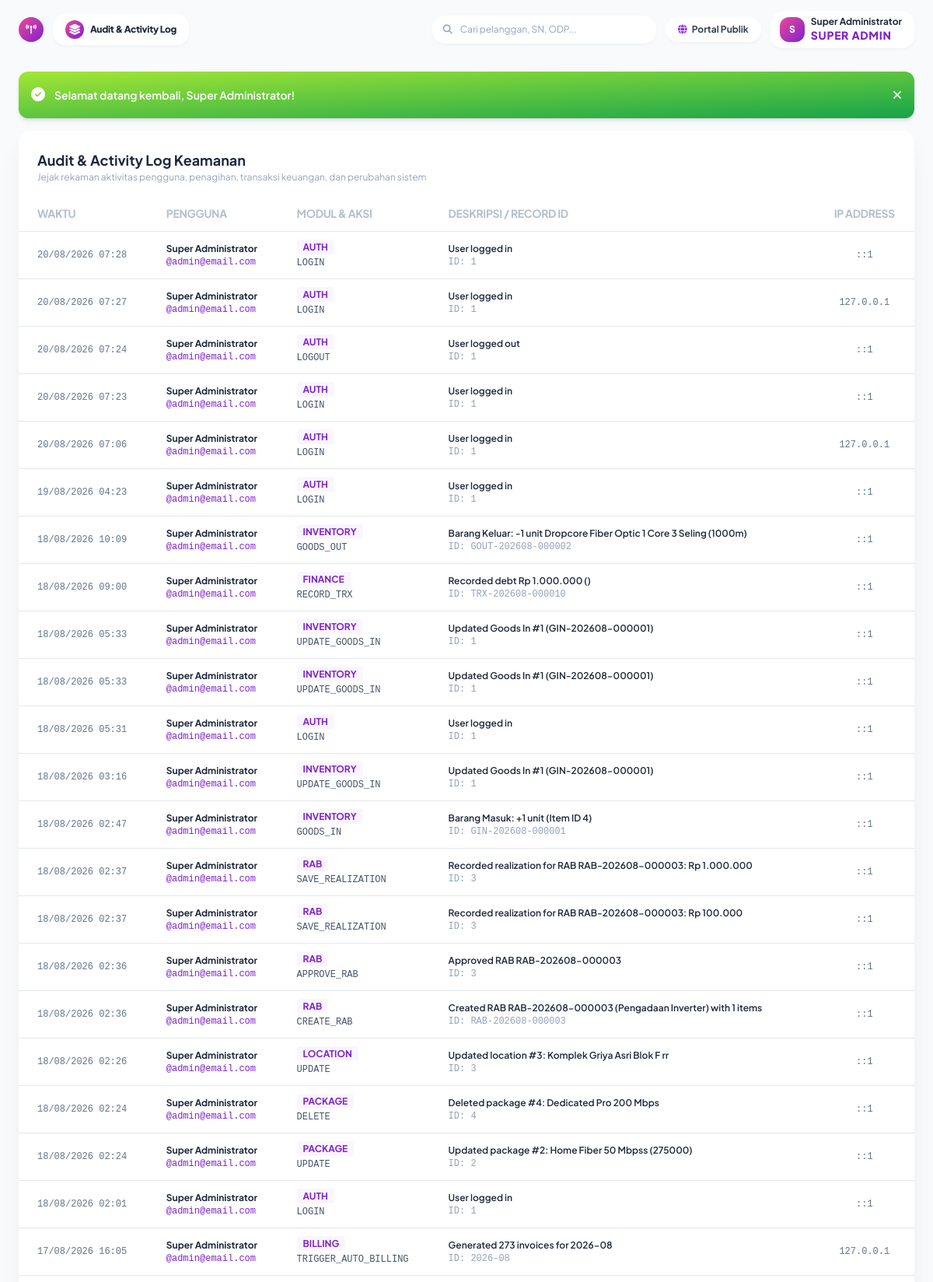
Page /index.php?page=settings_logs (signed in, upper part) on the committed database.
### tables this page shows
CREATE TABLE users (
    id INTEGER PRIMARY KEY AUTOINCREMENT,
    role_id INTEGER NOT NULL,
    name TEXT NOT NULL,
    username TEXT NOT NULL UNIQUE,
    email TEXT NOT NULL UNIQUE,
    phone TEXT,
    password TEXT NOT NULL,
    status TEXT NOT NULL DEFAULT 'active', -- active, inactive, suspended
    avatar TEXT,
    last_login DATETIME,
    created_at DATETIME DEFAULT CURRENT_TIMESTAMP,
    updated_at DATETIME DEFAULT CURRENT_TIMESTAMP, pic_id INTEGER DEFAULT NULL,
    FOREIGN KEY (role_id) REFERENCES roles(id)
);

CREATE TABLE activity_logs (
    id INTEGER PRIMARY KEY AUTOINCREMENT,
    user_id INTEGER,
    module TEXT NOT NULL,
    action TEXT NOT NULL,
    record_id TEXT,
    old_value TEXT,
    new_value TEXT,
    ip_address TEXT,
    user_agent TEXT,
    created_at DATETIME DEFAULT CURRENT_TIMESTAMP,
    FOREIGN KEY (user_id) REFERENCES users(id) ON DELETE SET NULL
);

### app/Controllers/SettingController.php (called while the page is built, shortened)
<?php
require_once __DIR__ . '/../Helpers/Helper.php';
class SettingController {
    public function auditLogs(): void {
        $pdo = getDbConnection();
        $logs = $pdo->query("
            SELECT l.*, u.name as user_name, u.username
            FROM activity_logs l
            LEFT JOIN users u ON l.user_id = u.id
            ORDER BY l.id DESC LIMIT 100
        ")->fetchAll();
        $pageTitle = 'Audit & Activity Log';
        require __DIR__ . '/../Views/settings/audit_logs.php';
        require __DIR__ . '/../Views/layouts/main.php';
    }
}

### app/Helpers/Helper.php (called while the page is built, shortened)
<?php
class Helper {
    public static function baseUrl(): string {
        $protocol = (!empty($_SERVER['HTTPS']) && $_SERVER['HTTPS'] !== 'off' || ($_SERVER['SERVER_PORT'] ?? 80) == 443) ? "https://" : "http://";
        $host = $_SERVER['HTTP_HOST'] ?? 'localhost';
        $scriptName = $_SERVER['SCRIPT_NAME'] ?? '';
        $dir = dirname($scriptName);
        return rtrim($protocol . $host . $dir, '/');
    }
    public static function url(string $page = '', array $params = []): string {
        $base = self::baseUrl();
        $query = [];
        if ($page !== '') {
            $query['page'] = $page;
        }
        $query = array_merge($query, $params);
        $queryString = http_build_query($query);
        return $base . '/index.php' . ($queryString ? '?' . $queryString : '');
    }
    public static function e(?string $value): string {
        return htmlspecialchars($value ?? '', ENT_QUOTES, 'UTF-8');
    }
    public static function formatDate(?string $dateString, string $format = 'd M Y'): string {
        $time = strtotime($dateString);
        $months = [
            1 => 'Januari', 2 => 'Februari', 3 => 'Maret', 4 => 'April',
            5 => 'Mei', 6 => 'Juni', 7 => 'Juli', 8 => 'Agustus',
            9 => 'September', 10 => 'Oktober', 11 => 'November', 12 => 'Desember'
        ];
        $shortMonths = [
            1 => 'Jan', 2 => 'Feb', 3 => 'Mar', 4 => 'Apr',
            5 => 'Mei', 6 => 'Jun', 7 => 'Jul', 8 => 'Agu',
            9 => 'Sep', 10 => 'Okt', 11 => 'Nov', 12 => 'Des'
        ];
        $d = date('j', $time);
        $m = (int)date('n', $time);
        $y = date('Y', $time);
        if ($format === 'd F Y') {
            return "$d {$months[$m]} $y";
        } elseif ($format === 'd M Y') {
            return "$d {$shortMonths[$m]} $y";
        } elseif ($format === 'd/m/Y H:i') {
            return date('d/m/Y H:i', $time);
        }
        return date($format, $time);
    }
}

### app/Services/AuthService.php (called while the page is built, shortened)
<?php
class AuthService {
    public static function user(): ?array {
        if (!empty($_SESSION['user'])) {
            return $_SESSION['user'];
        }
        return self::tryAutoLoginWithToken();
    }
}

### app/Views/settings/audit_logs.php (the view, shortened to what this page needs)
<div class="flex flex-wrap -mx-3">
  <div class="w-full max-w-full px-3">
    <div class="relative flex flex-col min-w-0 break-words bg-white shadow-soft-xl rounded-2xl bg-clip-border">
      <div class="p-6 pb-0 mb-0 bg-white border-b-0 rounded-t-2xl">
        <h5 class="font-bold text-slate-800 text-lg">Audit & Activity Log Keamanan</h5>
        <p class="text-xs text-slate-400">Jejak rekaman aktivitas pengguna, penagihan, transaksi keuangan, dan perubahan sistem</p>
      </div>
      <div class="flex-auto px-0 pt-4 pb-2">
        <div class="p-0 overflow-x-auto">
          <table class="items-center w-full mb-0 align-top border-gray-200 text-slate-500">
            <thead class="align-bottom">
              <tr>
                <th class="px-6 py-3 font-bold text-left uppercase align-middle bg-transparent border-b border-gray-200 text-2xs tracking-tight text-slate-400 opacity-70">Waktu</th>
                <th class="px-6 py-3 font-bold text-left uppercase align-middle bg-transparent border-b border-gray-200 text-2xs tracking-tight text-slate-400 opacity-70">Pengguna</th>
                <th class="px-6 py-3 font-bold text-left uppercase align-middle bg-transparent border-b border-gray-200 text-2xs tracking-tight text-slate-400 opacity-70">Modul & Aksi</th>
                <th class="px-6 py-3 font-bold text-left uppercase align-middle bg-transparent border-b border-gray-200 text-2xs tracking-tight text-slate-400 opacity-70">Deskripsi / Record ID</th>
                <th class="px-6 py-3 font-bold text-center uppercase align-middle bg-transparent border-b border-gray-200 text-2xs tracking-tight text-slate-400 opacity-70">IP Address</th>
              </tr>
            </thead>
            <tbody>
              <?php foreach ($logs as $l): ?>
              <tr>
                <td class="p-3 px-6 align-middle bg-transparent border-b whitespace-nowrap text-xs font-mono">
                  <?php echo Helper::formatDate($l['created_at'], 'd/m/Y H:i'); ?>
                </td>
                <td class="p-3 px-6 align-middle bg-transparent border-b whitespace-nowrap text-xs">
                  <span class="font-bold text-slate-800 block"><?php echo Helper::e($l['user_name'] ?? 'System'); ?></span>
                  <?php if (!empty($l['username'])): ?>
                    <span class="text-2xs text-purple-700 font-mono">@<?php echo Helper::e($l['username']); ?></span>
                  <?php endif; ?>
                </td>
                <td class="p-3 px-6 align-middle bg-transparent border-b whitespace-nowrap text-xs">
                  <span class="px-2 py-0.5 rounded bg-purple-50 text-purple-700 font-bold text-2xs uppercase"><?php echo Helper::e($l['module']); ?></span>
                  <span class="text-2xs text-slate-600 font-mono block mt-1"><?php echo Helper::e($l['action']); ?></span>
                </td>
                <td class="p-3 px-6 align-middle bg-transparent border-b whitespace-nowrap text-xs">
                  <span class="font-semibold text-slate-800 block"><?php echo Helper::e($l['new_value'] ?? $l['action']); ?></span>
                  <?php if (!empty($l['record_id'])): ?>
                    <span class="text-2xs text-slate-400 font-mono">ID: <?php echo Helper::e($l['record_id']); ?></span>
                  <?php endif; ?>
                </td>
                <td class="p-3 px-6 text-center align-middle bg-transparent border-b whitespace-nowrap text-xs font-mono">
                  <?php echo Helper::e($l['ip_address']); ?>
                </td>
              </tr>
              <?php endforeach; ?>
            </tbody>
          </table>
        </div>
      </div>
    </div>
  </div>
</div>

### app/Views/partials/navbar.php (shortened to what this page needs)
<?php
$user = AuthService::user();
$pageTitle = $pageTitle ?? 'Dashboard Utama';
?>
<nav class="sticky top-0 z-30 w-full px-4 sm:px-6 py-2.5 sm:py-3.5 mx-auto max-w-[1600px] flex items-center justify-between">
  <div class="flex items-center gap-2 sm:gap-3">
    <a href="<?php echo Helper::url('dashboard'); ?>" class="xl:hidden flex items-center justify-center w-8 h-8 rounded-2xl bg-gradient-to-tl from-purple-700 to-pink-500 text-white shadow-soft-xs text-xs">
      <i class="fa-solid fa-tower-broadcast"></i>
    </a>
    <div class="flex items-center gap-2 px-3.5 sm:px-4 py-1.5 sm:py-2 bg-white/90 backdrop-blur-md rounded-2xl shadow-soft-xs">
      <div class="w-5 h-5 sm:w-6 sm:h-6 rounded-xl bg-gradient-to-tl from-purple-700 to-pink-500 text-white flex items-center justify-center text-3xs shadow-soft-xs shrink-0">
        <i class="fa-solid fa-layer-group"></i>
      </div>
      <span class="text-2xs sm:text-xs font-black text-slate-800 tracking-tight leading-none truncate max-w-[150px] sm:max-w-none"><?php echo Helper::e($pageTitle); ?></span>
    </div>
  </div>
  <div class="flex items-center gap-2 sm:gap-3">
    <div class="relative hidden md:block w-72">
      <span class="absolute inset-y-0 left-0 flex items-center pl-3.5 pointer-events-none text-slate-400">
      </span>
      <input type="text" placeholder="Cari pelanggan, SN, ODP..." class="w-full text-xs pl-9 pr-3.5 py-2.5 rounded-2xl bg-white focus:outline-none focus:ring-2 focus:ring-purple-500/20 shadow-soft-xs placeholder:text-slate-400">
    </div>
    <a href="<?php echo Helper::url('landing'); ?>" target="_blank" class="px-3 sm:px-4 py-1.5 sm:py-2 text-2xs sm:text-xs font-bold text-slate-700 bg-white hover:bg-slate-50 rounded-2xl shadow-soft-xs transition-colors flex items-center gap-1.5">
      <i class="fa-solid fa-globe text-purple-600"></i>
      <span class="hidden sm:inline">Portal Publik</span>
    </a>
    <div class="flex items-center gap-2 px-2.5 sm:px-3 py-1 sm:py-1.5 bg-white/90 backdrop-blur-md rounded-2xl shadow-soft-xs">
      <div class="w-7 h-7 sm:w-8 sm:h-8 rounded-xl bg-gradient-to-tl from-purple-700 to-pink-500 text-white flex items-center justify-center font-black text-2xs sm:text-xs shadow-soft-sm shrink-0">
        <?php echo strtoupper(substr($user['name'] ?? 'A', 0, 1)); ?>
      </div>
      <div class="hidden sm:block text-left pr-1">
        <span class="text-xs font-bold text-slate-800 block leading-tight"><?php echo Helper::e($user['name'] ?? 'Admin'); ?></span>
        <span class="text-3xs text-purple-700 font-extrabold block uppercase tracking-wider"><?php echo Helper::e($user['role_display'] ?? $user['role_name'] ?? 'Super Admin'); ?></span>
      </div>
    </div>
  </div>
</nav>

### app/Views/layouts/main.php (style rules this page uses)
body { font-family: 'Plus Jakarta Sans', sans-serif; background-color: #f8fafc; -webkit-tap-highlight-color: transparent; }

### rows in the picture
users: name "S", name "Super Administrator"
activity_logs: created_at "20/08/2026 07:28", user.name "Super Administrator", user.username "admin@email.com", module "AUTH", action "LOGIN", new_value "User logged in", record "1", ip_address "::1"
activity_logs: created_at "20/08/2026 07:27", user.name "Super Administrator", user.username "admin@email.com", module "AUTH", action "LOGIN", new_value "User logged in", record "1", ip_address "127.0.0.1"
activity_logs: created_at "20/08/2026 07:24", user.name "Super Administrator", user.username "admin@email.com", module "AUTH", action "LOGOUT", new_value "User logged out", record "1", ip_address "::1"
activity_logs: created_at "20/08/2026 07:23", user.name "Super Administrator", user.username "admin@email.com", module "AUTH", action "LOGIN", new_value "User logged in", record "1", ip_address "::1"
activity_logs: created_at "20/08/2026 07:06", user.name "Super Administrator", user.username "admin@email.com", module "AUTH", action "LOGIN", new_value "User logged in", record "1", ip_address "127.0.0.1"
activity_logs: created_at "19/08/2026 04:23", user.name "Super Administrator", user.username "admin@email.com", module "AUTH", action "LOGIN", new_value "User logged in", record "1", ip_address "::1"
activity_logs: created_at "18/08/2026 10:09", user.name "Super Administrator", user.username "admin@email.com", module "INVENTORY", action "GOODS_OUT", new_value "Barang Keluar: -1 unit Dropcore Fiber Optic 1 Core 3 Seling (1000m)", record "GOUT-202608-000002", ip_address "::1"
activity_logs: created_at "18/08/2026 09:00", user.name "Super Administrator", user.username "admin@email.com", module "FINANCE", action "RECORD_TRX", new_value "Recorded debt Rp 1.000.000 ()", record "TRX-202608-000010", ip_address "::1"
activity_logs: created_at "18/08/2026 05:33", user.name "Super Administrator", user.username "admin@email.com", module "INVENTORY", action "UPDATE_GOODS_IN", new_value "Updated Goods In #1 (GIN-202608-000001)", record "1", ip_address "::1"
activity_logs: created_at "18/08/2026 05:33", user.name "Super Administrator", user.username "admin@email.com", module "INVENTORY", action "UPDATE_GOODS_IN", new_value "Updated Goods In #1 (GIN-202608-000001)", record "1", ip_address "::1"
activity_logs: created_at "18/08/2026 05:31", user.name "Super Administrator", user.username "admin@email.com", module "AUTH", action "LOGIN", new_value "User logged in", record "1", ip_address "::1"
activity_logs: created_at "18/08/2026 03:16", user.name "Super Administrator", user.username "admin@email.com", module "INVENTORY", action "UPDATE_GOODS_IN", new_value "Updated Goods In #1 (GIN-202608-000001)", record "1", ip_address "::1"
activity_logs: created_at "18/08/2026 02:47", user.name "Super Administrator", user.username "admin@email.com", module "INVENTORY", action "GOODS_IN", new_value "Barang Masuk: +1 unit (Item ID 4)", record "GIN-202608-000001", ip_address "::1"
activity_logs: created_at "18/08/2026 02:37", user.name "Super Administrator", user.username "admin@email.com", module "RAB", action "SAVE_REALIZATION", new_value "Recorded realization for RAB RAB-202608-000003: Rp 1.000.000", record "3", ip_address "::1"
activity_logs: created_at "18/08/2026 02:37", user.name "Super Administrator", user.username "admin@email.com", module "RAB", action "SAVE_REALIZATION", new_value "Recorded realization for RAB RAB-202608-000003: Rp 100.000", record "3", ip_address "::1"
activity_logs: created_at "18/08/2026 02:36", user.name "Super Administrator", user.username "admin@email.com", module "RAB", action "APPROVE_RAB", new_value "Approved RAB RAB-202608-000003", record "3", ip_address "::1"
activity_logs: created_at "18/08/2026 02:36", user.name "Super Administrator", user.username "admin@email.com", module "RAB", action "CREATE_RAB", new_value "Created RAB RAB-202608-000003 (Pengadaan Inverter) with 1 items", record "RAB-202608-000003", ip_address "::1"
activity_logs: created_at "18/08/2026 02:26", user.name "Super Administrator", user.username "admin@email.com", module "LOCATION", action "UPDATE", new_value "Updated location #3: Komplek Griya Asri Blok F rr", record "3", ip_address "::1"
activity_logs: created_at "18/08/2026 02:24", user.name "Super Administrator", user.username "admin@email.com", module "PACKAGE", action "DELETE", new_value "Deleted package #4: Dedicated Pro 200 Mbps", record "4", ip_address "::1"
activity_logs: created_at "18/08/2026 02:24", user.name "Super Administrator", user.username "admin@email.com", module "PACKAGE", action "UPDATE", new_value "Updated package #2: Home Fiber 50 Mbpss (275000)", record "2", ip_address "::1"
activity_logs: created_at "18/08/2026 02:01", user.name "Super Administrator", user.username "admin@email.com", module "AUTH", action "LOGIN", new_value "User logged in", record "1", ip_address "::1"
activity_logs: created_at "17/08/2026 16:05", user.name "Super Administrator", user.username "admin@email.com", module "BILLING", action "TRIGGER_AUTO_BILLING", new_value "Generated 273 invoices for 2026-08", record "2026-08", ip_address "127.0.0.1"

### other values in the picture
Helper::e($pageTitle) "Audit & Activity Log"
Helper::e($message) "Selamat datang kembali, Super Administrator!"
